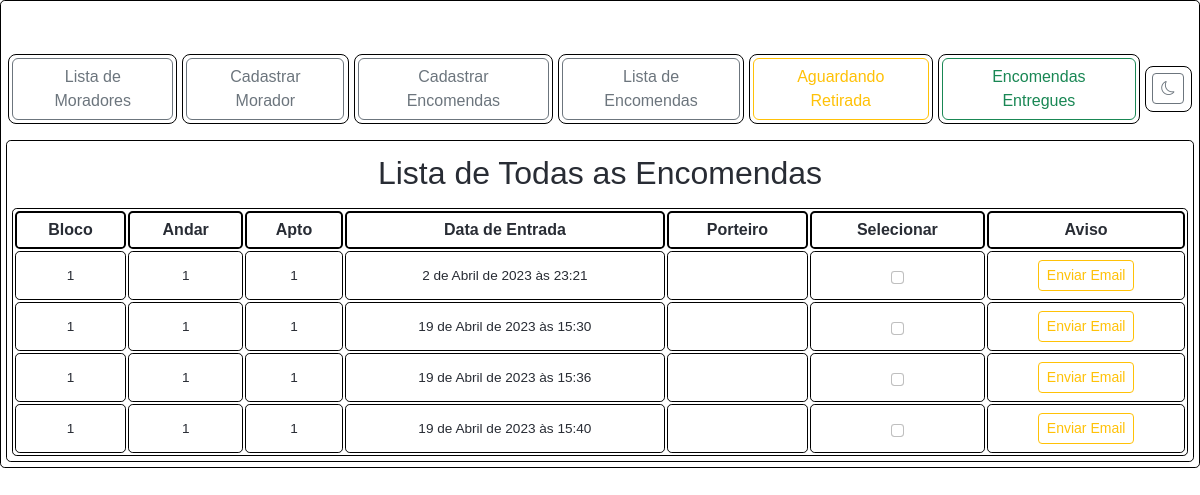
Before: /lista_encomendas/ with the older database file.
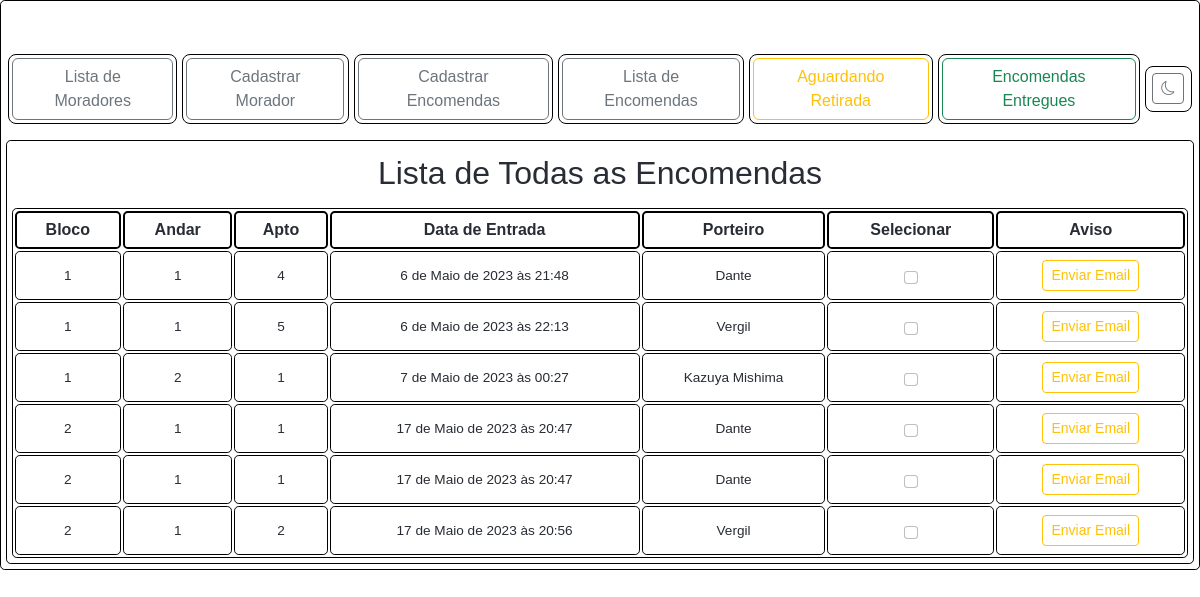
After: the same page with the newer database file.
### entregas/models.py (models this page shows, shortened)
class Entrega(models.Model):
    id = models.CharField(primary_key=True, default=uuid.uuid4, editable=False, max_length=36)
    nome = models.CharField(max_length=255)
    bloco = models.IntegerField()
    andar = models.IntegerField()
    apartamento = models.IntegerField()
    email = models.EmailField()
    data_entrega = models.DateTimeField(auto_now_add=True)
    porteiro = models.ForeignKey('Porteiro', on_delete=models.CASCADE, null=True, blank=True)
    morador = models.ForeignKey('Morador', on_delete=models.CASCADE, null=True, blank=True)
    STATUS_CHOICES = (
        ('P', 'Pendente'),
        ('E', 'Entregue'),
        ('A', 'Aguardando Retirada'),
    )
    status = models.CharField(max_length=1, choices=STATUS_CHOICES, default='P')

class Porteiro(models.Model):
    nome = models.CharField(max_length=255)
    email = models.EmailField()
    senha = models.CharField(max_length=255)

### entregas/views.py (the view)
# urls.py: path('lista_encomendas/', lista_encomendas, name='lista_encomendas'),
def lista_encomendas(request):
    entregas = Entrega.objects.all()
    return render(request, 'lista_encomendas.html', {'encomendas': entregas})

### entregas/templates/entregas/lista_encomendas.html (shortened to what this page needs)
{% extends 'base.html' %}
{% block content %}
<h2 class="text-center">Lista de Todas as Encomendas</h2>
<table>
  <thead>
    <tr>
      <th>Bloco</th>
      <th>Andar</th>
      <th>Apto</th>
      <th>Data de Entrada</th>
      <th>Porteiro</th>
      <th>Selecionar</th>
      <th>Aviso</th>
    </tr>
  </thead>
  <tbody>
    {% for entrega in encomendas %}
    <tr>
      <td class="text-center">{{ entrega.bloco }}</td>
      <td class="text-center">{{ entrega.andar }}</td>
      <td class="text-center">{{ entrega.apartamento }}</td>
      <td class="text-center">{{ entrega.data_entrega }}</td>
      <td class="text-center">{{ entrega.porteiro.nome }}</td>
      <td class="text-center"><input class="form-check-input" type="checkbox" value="{{ entrega.id }}"></td>
      <td class="text-center"><button type="button" class="btn btn-outline-warning btn-sm enviar-btn" data-bs-toggle="modal" data-bs-target="#modalSheet{{ entrega.id }}">Enviar Email</button></td>
    </tr>
    {% endfor %}
  </tbody>
</table>
{% endblock %}

Changed rows visible on the page:
removed Entrega: bloco "1", andar "1", apartamento "1", data_entrega "2 de Abril de 2023 às 23:21"
removed Entrega: bloco "1", andar "1", apartamento "1", data_entrega "19 de Abril de 2023 às 15:30"
removed Entrega: bloco "1", andar "1", apartamento "1", data_entrega "19 de Abril de 2023 às 15:36"
removed Entrega: bloco "1", andar "1", apartamento "1", data_entrega "19 de Abril de 2023 às 15:40"
added Entrega: bloco "1", andar "1", apartamento "4", data_entrega "6 de Maio de 2023 às 21:48", porteiro.nome "Dante"
added Entrega: bloco "1", andar "1", apartamento "5", data_entrega "6 de Maio de 2023 às 22:13", porteiro.nome "Vergil"
added Entrega: bloco "1", andar "2", apartamento "1", data_entrega "7 de Maio de 2023 às 00:27", porteiro.nome "Kazuya Mishima"
added Entrega: bloco "2", andar "1", apartamento "1", data_entrega "17 de Maio de 2023 às 20:47", porteiro.nome "Dante"
added Entrega: bloco "2", andar "1", apartamento "1", data_entrega "17 de Maio de 2023 às 20:47", porteiro.nome "Dante"
added Entrega: bloco "2", andar "1", apartamento "2", data_entrega "17 de Maio de 2023 às 20:56", porteiro.nome "Vergil"
